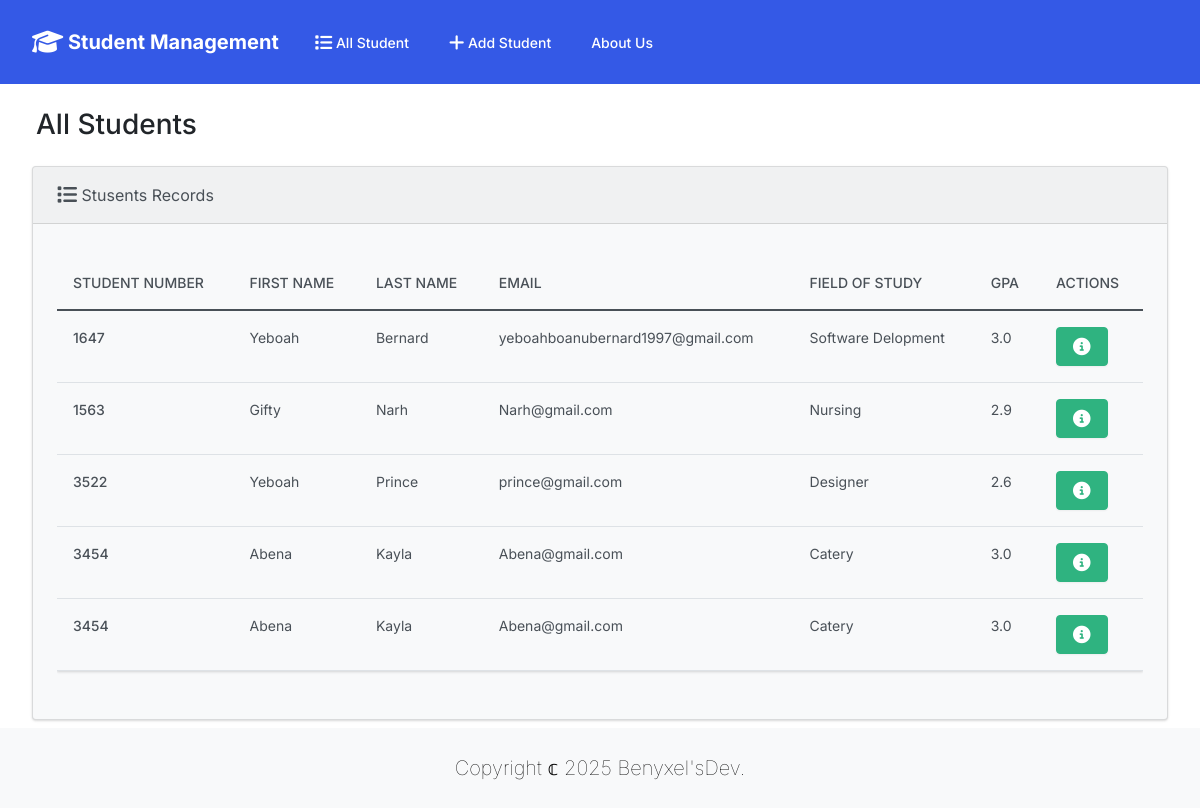
Before: / with the older database file.
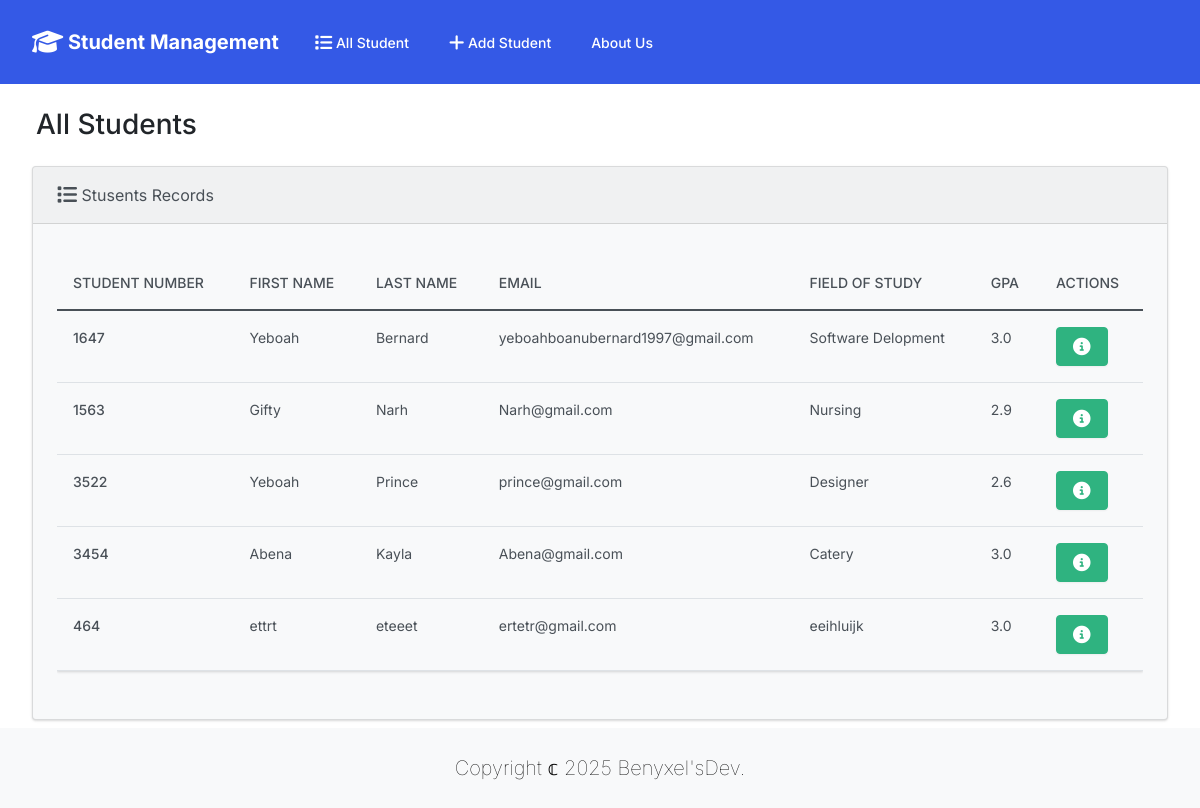
After: the same page with the newer database file.
### demoapp/models.py (models this page shows, shortened)
class Students(models.Model):
    student_number = models.IntegerField()
    first_name = models.CharField(max_length=50)
    last_name = models.CharField(max_length=50)
    email = models.EmailField(max_length=100)
    field_of_study = models.CharField(max_length=50)
    year_of_study = models.IntegerField()
    gpa = models.FloatField()

### demoapp/views.py (the view)
# urls.py: path('', views.index, name='index'),
def index(request):
    return render(request, 'student/index.html',
    {'students': Students.objects.all()})

### demoapp/templates/student/index.html (shortened to what this page needs)
{% extends "student/base.html" %}
{% block body %}
<h3 class="m-4"> All Students</h3>
<div class="row">
    <diV class="col-12">
        {% if students %}
        <div class="card bg-light">
            <div class="card-header">
                <i class="fa-solid fa-list fa-lg"></i>
                Stusents Records</div>
            <div class="card-body">
            <p class="card-text">
                <div class="table-responsive">
                    <table class="table table-hover">
                        <thead>
                          <tr>
                            <th scope="col">Student Number</th>
                            <th scope="col">First Name</th>
                            <th scope="col">Last Name</th>
                            <th scope="col">Email</th>
                            <th scope="col">Field of Study</th>
                            <th scope="col">GPA</th>
                            <th scope="col">Actions</th>
                          </tr>
                        </thead>
                        <tbody>
                            {% for student in students %}
                          <tr>
                            <th scope="row">{{ student.student_number }}</th>
                            <td>{{ student.first_name }}</td>
                            <td>{{ student.last_name }}</td>
                            <td>{{ student.email }}</td>
                            <td>{{ student.field_of_study }}</td>
                            <td>{{ student.gpa }}</td>
                            <td><button type="button" class="btn btn-success me-1" href="{% url 'view_student' student.id%}" data-bs-toggle="modal" data-bs-target="#myModal{{student.id}}"></button>
                            </td>
                          </tr>
                          {% endfor %}
                        </tbody>
                      </table>
                </div>
            </p>
            </div>
        </div>
        {% else %}
        <h5 class="alert alert-primary ms-4 me-4">No Student Records</h5>
        {% endif %}
    </diV>
</div>
</div>
{% endblock%}

Changed rows visible on the page:
removed Students: student_number "3454", first_name "Abena", last_name "Kayla", email "Abena@gmail.com", field_of_study "Catery", gpa "3.0"
added Students: student_number "464", first_name "ettrt", last_name "eteeet", email "ertetr@gmail.com", field_of_study "eeihluijk", gpa "3.0"
